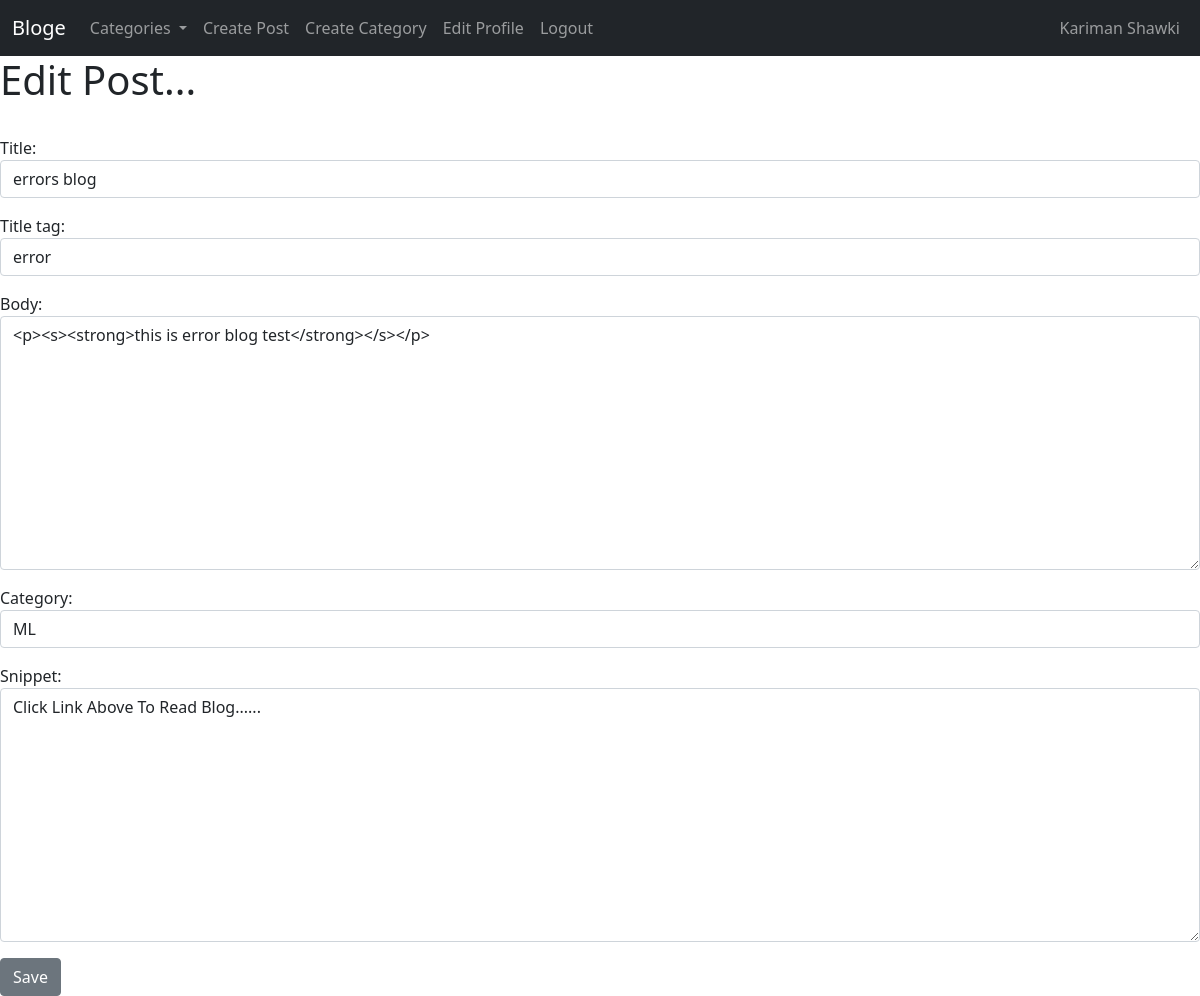
/post/edit/11 (signed in), run on the app's committed database.
### myblog/models.py (models this page shows, shortened)
class Post(models.Model):
    title = models.CharField(max_length=255)
    title_tag = models.CharField(max_length=255)
    header_image=models.ImageField(null=True, blank=True, upload_to="images/")
    author = models.ForeignKey(User, on_delete=models.CASCADE)
    category = models.ForeignKey(Category,
                                 on_delete=models.SET_DEFAULT,
                                 default=1)
    snippet = models.CharField(max_length=255, default="Click Link Above To Read Blog......")
    body = RichTextField(blank=True, null=True)
    post_date = models.DateField(auto_now_add=True)
    likes = models.ManyToManyField(User, related_name='blog_posts')

### myblog/views.py (the view)
# urls.py: path("post/edit/<int:pk>", EditPostView.as_view(), name="edit-post"),
class EditPostView(UpdateView):
    model = Post
    form_class = EditPostForm
    template_name = "post_form/update_post.html"

### myblog/forms.py
class EditPostForm(forms.ModelForm):
    class Meta:
        model = Post
        fields = ("title", "title_tag", "body", "category", "snippet")
        widgets = {
            "title": forms.TextInput(attrs={"class": "form-control"}),
            "title_tag": forms.TextInput(attrs={"class": "form-control"}),
            "category": forms.Select(attrs={"class": "form-control"}),
            "body": forms.Textarea(attrs={"class": "form-control"}),
            "snippet": forms.Textarea(attrs={"class": "form-control"}),
        }

### ablog/context_processors.py (called while the page is built)
def add_variable_to_context(request):
    return {
        "categories": Category.objects.order_by("id").all(),
    }

### myblog/models.py (called while the page is built)
    def __str__(self):
        return self.name

### myblog/templates/post_form/update_post.html (shortened to what this page needs)
{% extends 'base.html' %}
{% block content %}
{% if user.is_authenticated and  user.id == post.author.id %}
<h1>Edit Post...</h1>
<br />
{% include 'post_form/form.html' %}
{% else %} not allowed !!
 {% endif %}
{% endblock %}

### myblog/templates/base.html (shortened to what this page needs)
<!DOCTYPE html>
<html lang="en">
  <head>
    <link
      href="https://cdn.jsdelivr.net/npm/bootstrap@5.0.1/dist/css/bootstrap.min.css"
      rel="stylesheet"
    />
  </head>
  <body>
    <nav class="navbar navbar-expand-lg navbar-dark bg-dark">
      <div class="container-fluid">
        <a class="navbar-brand" href="{% url 'home' %}">Bloge</a>
        <div class="collapse navbar-collapse" id="navbarSupportedContent">
          <ul class="navbar-nav me-auto mb-2 mb-lg-0">
            <li class="nav-item dropdown">
              <a
                class="nav-link dropdown-toggle"
                id="navbarDropdownMenuLink"
                data-toggle="dropdown"
                aria-haspopup="true"
                aria-expanded="false"
                role="button"
              >
                Categories
              </a>
            </li>
            {% if user.is_authenticated %}
            <li class="nav-item">
              <a class="nav-link" href="{% url 'add-post' %}">Create Post</a>
            </li>
            <li class="nav-item">
              <a class="nav-link" href="{% url 'add-category' %}"
                >Create Category</a
              >
            </li>
            <li class="nav-item">
              <a class="nav-link" href="{% url 'edit_profile' %}"
                >Edit Profile</a
              >
            </li>
            <li class="nav-item">
              <a class="nav-link" href="{% url 'logout' %}">Logout</a>
            </li>
            {% endif %}
          </ul>
          {% if user.is_authenticated %}
          <ul class="navbar-nav mr-auto">
            <li class="nav-item">
              <a class="nav-link" href="{% url 'edit_profile' %}">{{user.first_name}} {{user.last_name}}</a>
            </li>
          </ul>
          {% endif %}
        </div>
      </div>
    </nav>
    {% block content %} {% endblock %}
  </body>
</html>

### myblog/templates/post_form/form.html (shortened to what this page needs)
<form method="post" enctype="multipart/form-data">
    {{ form.as_p }}
    <button class="btn btn-secondary">Save</button>
</form>

### data on the page
Post: title "errors blog", title_tag "error", body "<p><s><strong>this is error blog test</strong></s></p>", category "ML", snippet "Click Link Above To Read Blog......"

### other printed values
{{ user.first_name }} "Kariman"
{{ user.last_name }} "Shawki"
